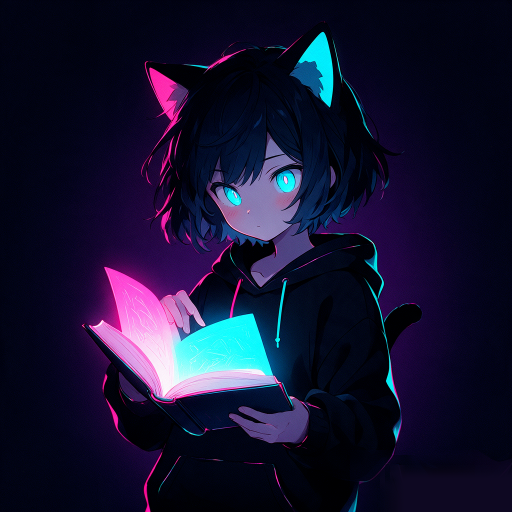
#> input picture assets/mascot-neko-clean.png, 1024 x 1024 px, found by its file name (shown at 1/2 size)
$ python clean_mascot.py
#> lines starting #> are read from the running program, lines starting #| are printed output that depends on the picture
from PIL import Image, ImageFilter, ImageDraw
import os
import shutil

src = r"D:\idea_java_project\Agent\agent-scope-dev\assets\mascot-neko-clean.png"
im = Image.open(src).convert("RGBA")
#> im is the input picture: PIL image 1024x1024 RGBA; mean R, G, B, A 21.1, 19.8, 47.4, 255

# Final hard cover of any remaining watermark ghost in bottom-right.
# Character's tail ends ~x=820; hoodie right edge ~x=780 at bottom.
# Safe zone to fully replace: x>=780, y>=920 is empty dark bg.
region = (770, 910, 1024, 1024)
rw, rh = region[2] - region[0], region[3] - region[1]

# Sample clean dark from left of that zone
clean = im.crop((520, 910, 520 + rw, 910 + rh)).resize((rw, rh), Image.BICUBIC)
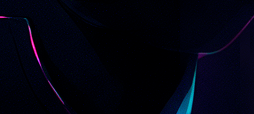
#> clean: PIL image 254x114 RGBA; mean R, G, B, A 2, 3.3, 14.8, 255
px = clean.load()
for y in range(rh):
    for x in range(rw):
        r, g, b, a = px[x, y]
        px[x, y] = (min(r, 18), min(g, 12), min(b, 40), 255)

mask = Image.new("L", (rw, rh), 255)
#> mask: PIL image 254x114 L; every value is 255
d = ImageDraw.Draw(mask)
feather = 50
for i in range(feather):
    v = int(255 * i / feather)
    d.line([(i, 0), (i, rh)], fill=v)
    d.line([(0, i), (rw, i)], fill=v)
mask = mask.filter(ImageFilter.GaussianBlur(6))
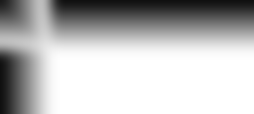
#> mask: PIL image 254x114 L; min 16, max 255, mean 186.7
im.paste(clean, (region[0], region[1]), mask)
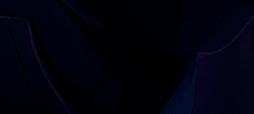
#> clean: PIL image 254x114 RGBA; mean R, G, B, A 1.1, 2.1, 13, 255

# Absolute opaque safety rectangle over glyph area
opaque = Image.new("RGBA", (260, 100), (14, 8, 34, 255))
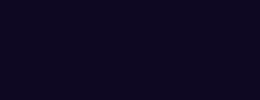
#> opaque: PIL image 260x100 RGBA; mean R, G, B, A 14, 8, 34, 255
om = Image.new("L", (260, 100), 255)
#> om: PIL image 260x100 L; every value is 255
od = ImageDraw.Draw(om)
for i in range(24):
    v = int(255 * i / 24)
    od.line([(i, 0), (i, 100)], fill=v)
    od.line([(0, i), (260, i)], fill=v)
om = om.filter(ImageFilter.GaussianBlur(5))
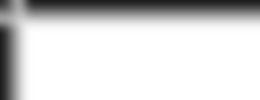
#> om: PIL image 260x100 L; min 29, max 255, mean 214.3
im.paste(opaque, (780, 930), om)

out = r"D:\idea_java_project\Agent\agent-scope-dev\assets\mascot-neko-clean.png"
im.save(out, "PNG", optimize=True)
print("saved", out)

for t in [
    r"D:\idea_java_project\Agent\agent-scope-dev\frontend\public\mascot-neko.png",
    r"D:\idea_java_project\Agent\agent-scope-dev\mascot-neko.png",
    r"D:\idea_java_project\Agent\agent-scope-dev\maneko-app\assets\mascot-neko.png",
    r"D:\idea_java_project\Agent\agent-scope-dev\android-app\mascot-neko.png",
]:
    shutil.copy2(out, t)
    print("copied", t)
